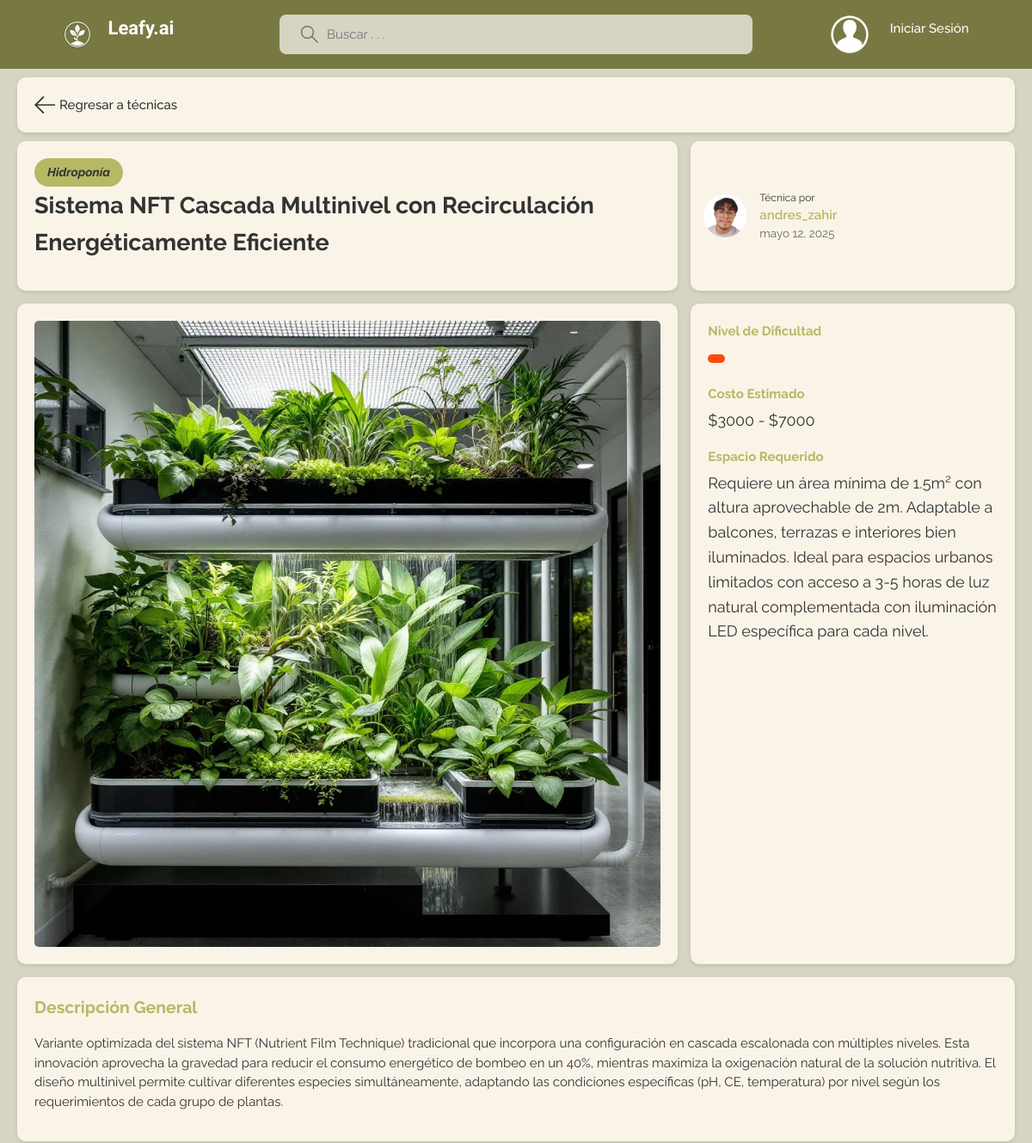
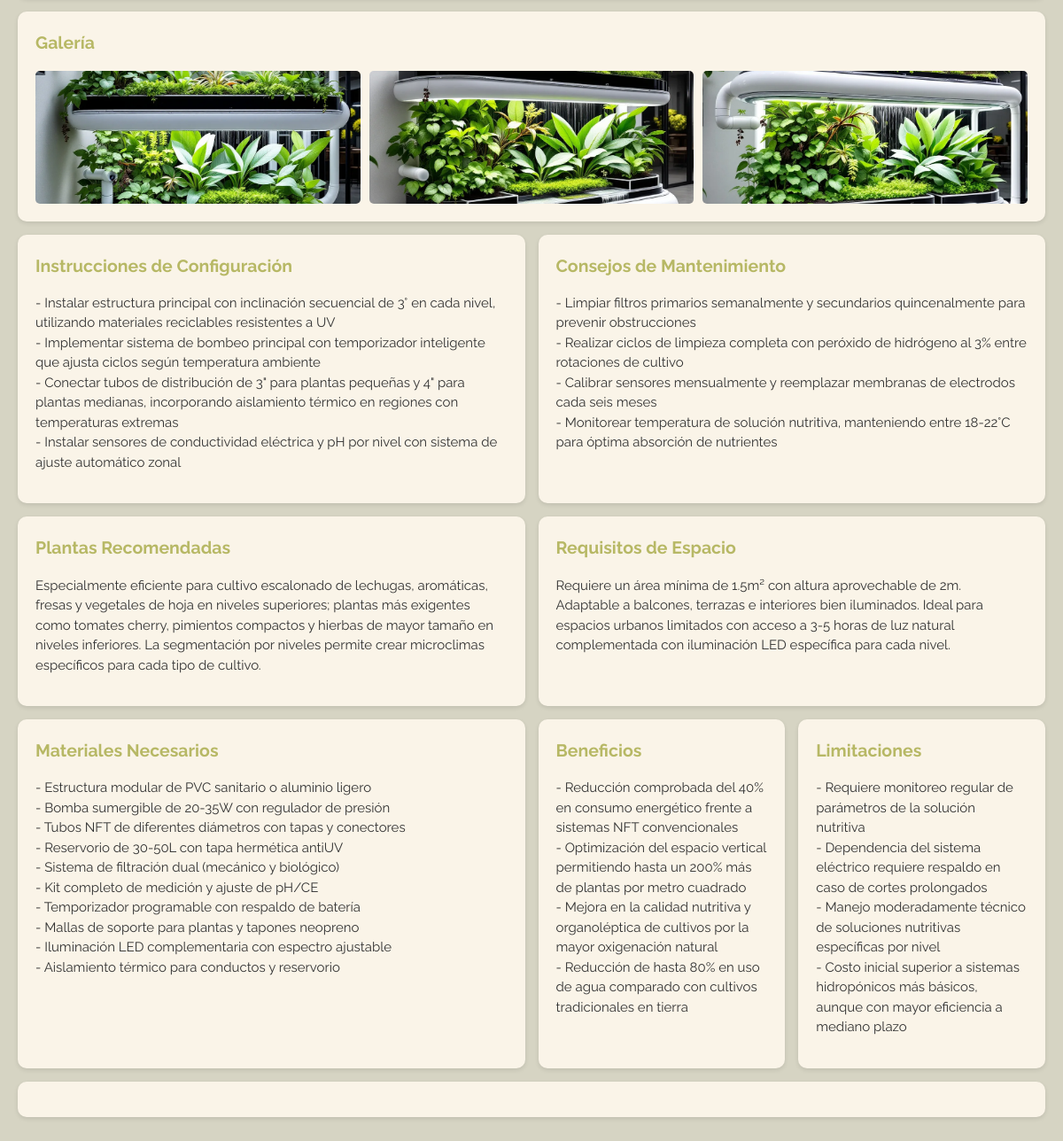
/technique/2/, run on the app's committed database (2 pictures, top to bottom).
### base/models.py (models this page shows, shortened)
class CultivationTechnique(models.Model):
    TECHNIQUE_CHOICES = (
        ('Vertical', 'Cultivo Vertical'),
        ('Pared', 'Cultivo en Pared'),
        ('Hidroponía', 'Hidroponía'),
        ('Materiales Reciclados', 'Materiales Reciclados'),
        ('Acuaponía', 'Acuaponía'),
        ('Otro', 'Otro'),
    )
    author = models.ForeignKey(User, on_delete=models.SET_NULL, null=True, related_name='techniques')
    name = models.CharField(max_length=50, choices=TECHNIQUE_CHOICES)
    title = models.CharField(max_length=100, help_text='A descriptive title for your technique', null=True, blank=True, default='Mi Técnica de Cultivo')
    description = models.TextField(help_text='General description of the cultivation technique')
    setup_instructions = models.TextField(help_text='Step-by-step instructions on how to set up this cultivation system')
    maintenance_tips = models.TextField(help_text='Tips for maintaining the cultivation system')
    recommended_plants = models.TextField(help_text='Types of plants that work well with this technique')
    space_requirements = models.TextField(help_text='Space requirements and ideal locations for this technique')
    difficulty_level = models.CharField(max_length=20, choices=PlantGuide.DIFFICULTY_CHOICES)
    estimated_cost = models.CharField(max_length=100, help_text='Estimated cost range for setting up this system')
    materials_needed = models.TextField(help_text='List of materials needed for this cultivation technique')
    benefits = models.TextField(help_text='Benefits of using this cultivation technique')
    limitations = models.TextField(help_text='Limitations or challenges of this technique')
    main_image = models.ImageField(upload_to='technique_images/', help_text='Main image showing the cultivation technique')
    image_second = models.ImageField(upload_to='technique_images/', blank=True, null=True, help_text='Second image of the technique')
    image_third = models.ImageField(upload_to='technique_images/', blank=True, null=True, help_text='Third image of the technique')
    image_fourth = models.ImageField(upload_to='technique_images/', blank=True, null=True, help_text='Fourth image of the technique')
    likes = models.ManyToManyField(User, related_name='technique_likes', blank=True)
    participants = models.ManyToManyField(User, related_name='technique_participants', blank=True)
    created = models.DateTimeField(auto_now_add=True)
    updated = models.DateTimeField(auto_now=True)
    class Meta:
        verbose_name = 'Cultivation Technique'
        verbose_name_plural = 'Cultivation Techniques'
        ordering = ['-created']

class User(AbstractUser):
    name = models.CharField(max_length=200, null=True)
    email = models.EmailField(unique=True, null=True)
    bio = models.TextField(null=True)
    avatar = models.ImageField(null=True, default="blue.jpg")
    USERNAME_FIELD = 'email'
    REQUIRED_FIELDS = []

### base/views.py (the view)
# urls.py: path('technique/<str:pk>/', views.techniqueDetail, name='technique'),
def techniqueDetail(request, pk):
    technique = get_object_or_404(CultivationTechnique, id=pk)
    context = {'technique': technique}
    return render(request, 'base/technique_detail.html', context)

### base/templates/base/technique_detail.html (shortened to what this page needs)
{% extends 'main.html' %}
{% block content %}
<div class="back-nav-container">
    <div class="card back-nav-card">
        <a href="{% url 'techniques' %}" class="back-nav-link">
            <svg version="1.1" xmlns="http://www.w3.org/2000/svg" width="24" height="24" viewBox="0 0 32 32" class="back-nav-icon">
                <title>Back to techniques</title>
                <path d="M13.723 2.286l-13.723 13.714 13.719 13.714 1.616-1.611-10.96-10.96h27.625v-2.286h-27.625l10.965-10.965-1.616-1.607z"></path>
            </svg>
            Regresar a técnicas
        </a>
    </div>
</div>
<div class="dashboard">
    <div class="card title-card">
        <div class="technique-type">{{ technique.name }}</div>
        <h1>{{ technique.title }}</h1>
    </div>
    <div class="card author-card">
        <div class="author-avatar">
            <img src="{{ technique.author.avatar.url }}" alt="Avatar del usuario">
        </div>
        <div class="author-details">
            <p class="author-label">Técnica por</p>
            <p class="author-name"><a href="{% url 'user-profile' technique.author.id %}" class="author-link">{{ technique.author.username }}</a></p>
            <p class="creation-date">{{ technique.created|date:"F d, Y" }}</p>
        </div>
    </div>
    <div class="card main-image-card">
        {% if technique.main_image %}
        <img src="{{ technique.main_image.url }}" alt="{{ technique.title }}">
        {% endif %}
    </div>
    <div class="card meta-info-card">
        <div class="meta-item">
            <div class="meta-label">Nivel de Dificultad</div>
            <div class="meta-value">
                <span class="difficulty-tag {% if technique.difficulty == 'Beginner' %}beginner{% elif technique.difficulty == 'Intermediate' %}intermediate{% else %}advanced{% endif %}">{{ technique.difficulty }}</span>
            </div>
        </div>
        <div class="meta-item">
            <div class="meta-label">Costo Estimado</div>
            <div class="meta-value">{{ technique.estimated_cost }}</div>
        </div>
        <div class="meta-item">
            <div class="meta-label">Espacio Requerido</div>
            <div class="meta-value">{{ technique.space_requirements }}</div>
        </div>
    </div>
    <div class="card description-card">
        <h2>Descripción General</h2>
        <p>{{ technique.description }}</p>
    </div>
    <div class="card gallery-card">
        <h2>Galería</h2>
        <div class="image-gallery">
            {% if technique.image_second %}
            <div class="gallery-item">
                <img src="{{ technique.image_second.url }}" alt="Detalle del sistema">
            </div>
            {% endif %}
            {% if technique.image_third %}
            <div class="gallery-item">
                <img src="{{ technique.image_third.url }}" alt="Plantas creciendo">
            </div>
            {% endif %}
            {% if technique.image_fourth %}
            <div class="gallery-item">
                <img src="{{ technique.image_fourth.url }}" alt="Sistema completo">
            </div>
            {% endif %}
        </div>
    </div>
    <div class="card setup-card">
        <h2>Instrucciones de Configuración</h2>
        {{ technique.setup_instructions|linebreaks }}
    </div>
    <div class="card maintenance-card">
        <h2>Consejos de Mantenimiento</h2>
        {{ technique.maintenance_tips|linebreaks }}
    </div>
    <div class="card plants-card">
        <h2>Plantas Recomendadas</h2>
        {{ technique.recommended_plants|linebreaks }}
    </div>
    <div class="card space-card">
        <h2>Requisitos de Espacio</h2>
        <p>{{ technique.space_requirements }}</p>
    </div>
    <div class="card materials-card">
        <h2>Materiales Necesarios</h2>
        {{ technique.materials_needed|linebreaks }}
    </div>
    <div class="card benefits-card">
        <h2>Beneficios</h2>
        {{ technique.benefits|linebreaks }}
    </div>
    <div class="card limitations-card">
        <h2>Limitaciones</h2>
        {{ technique.limitations|linebreaks }}
    </div>
    <div class="card actions-card">
    </div>
</div>
{% endblock %}

### static/styles/style.css (style rules this page uses)
* { font-family: 'Raleway', sans-serif; margin: 0; padding: 0; box-sizing: border-box; text-rendering: optimizeLegibility; font-size: inherit; }
html { font-size: 56.25%; }
@media only screen and (min-width: 1200px) { html { font-size: 62.5%; } }
body { line-height: 1.6; font-weight: 400; font-size: 1.5rem; color: var(--color-light-gray); gap: 3rem; background: var(--gradient-body-bg); min-height: 100vh; }
img { width: 100%; }
a { display: inline-block; color: var(--color-main); text-decoration: none; }

### static/styles/techniques.css (style rules this page uses)
.technique-type { flex: 1; text-align: right; color: var(--color-gray); font-style: italic; }

### static/styles/techniques-view.css (style rules this page uses)
.technique-type { background-color: var(--color-main); color: var(--color-light); padding: 0.2rem 0.4rem; border-radius: 3px; font-size: 1.4rem; display: inline-block; width: auto; max-width: max-content; }

### static/styles/technique-tags.css (style rules this page uses)
.technique-tag, .difficulty-tag { background-color: var(--color-primary); color: var(--color-light); padding: 5px 10px; border-radius: 5px; font-size: 0.85rem; cursor: pointer; transition: all 0.3s ease; }
.difficulty-tag.advanced { background-color: var(--color-error); }

### static/styles/base.css (style rules this page uses)
:root { --color-main: #b7b865; --color-main-light: #e0e1c5; --color-main-dark: #787942; --color-bone: #f1ede4; --color-bone-dark: #e8e3d9; --color-bone-light: #f9f8f5; --color-green-light: #c8eac8; --color-dark: #faf4e8; --color-dark-medium: #e8e6d6; --color-dark-light: #d6d4c3; --color-light: #333333; --color-gray: #666666; --color-light-gray: #68695b; --color-bg: #d6d4c3; --color-success: #5dd693; --color-error: #fc4b0b; --gradient-body-bg: linear-gradient(0deg, var(--color-dark) 0%, var(--color-dark-medium) 21%, var(--color-dark-light) 38%, var(--color-dark) 48%, var(--color-dark-medium) 66%, var(--color-dark-light) 82%, var(--color-dark) 91%, var(--color-dark-medium) 100%); --gradient-room-topic-bg: var(--color-main); --color-dropdown-bg: #a5a660; --color-border-techniques: rgba(182,183,107,1); --color-border-techniques-faint: rgba(182,183,107,0.15); --color-border-techniques-light: rgba(182,183,107,0.3); --color-box-shadow-dark: rgba(234, 232, 250, 0.2); --color-focus-ring: rgba(182, 183, 107, 0.2); --gradient-btn-shadow-hover: linear-gradient(to right, #c7c87e, #d5d68f); --border-radius: 0.7rem; --links: rgba(100, 187, 183, 1); }
* { font-family: 'Raleway', sans-serif; margin: 0; padding: 0; box-sizing: border-box; text-rendering: optimizeLegibility; font-size: inherit; }
html { font-size: 56.25%; }
@media only screen and (min-width: 1200px) { html { font-size: 62.5%; } }
body { line-height: 1.6; font-weight: 400; font-size: 1.5rem; color: var(--color-light-gray); gap: 3rem; background: var(--color-bg); min-height: 100vh; }
img { width: 100%; }
a { display: inline-block; color: var(--color-main); text-decoration: none; }

### data on the page
CultivationTechnique: name "Hidroponía", title "Sistema NFT Cascada Multinivel con Recirculación Energéticamente Eficiente", author.avatar (picture), author.username "andres_zahir", created "mayo 12, 2025", main_image (picture), estimated_cost "$3000 - $7000", space_requirements "Requiere un área mínima de 1.5m² con altura aprovechable de 2m. Adaptable a balcones, terrazas e interiores bien iluminados. Ideal para espacios urbanos limitados con acceso a 3-5 horas de luz natural complementada con iluminación LED específica para cada nivel.", description "Variante optimizada del sistema NFT (Nutrient Film Technique) tradicional que incorpora una configuración en cascada escalonada con múltiples niveles. Esta innovación aprovecha la gravedad para reducir el consumo energético de bombeo en un 40%, mientras maximiza la oxigenación natural de la solución nutritiva. El diseño multinivel permite cultivar diferentes especies simultáneamente, adaptando las condiciones específicas (pH, CE, temperatura) por nivel según los requerimientos de cada grupo de plantas.", image_second (picture), image_third (picture), image_fourth (picture), setup_instructions "- Instalar estructura principal con inclinación secuencial de 3° en cada nivel, utilizando materiales reciclables resistentes a UV - Implementar sistema de bombeo principal con temporizador inteligente que ajusta ciclos según temperatura ambiente - Conectar tubos de distribución de 3\" para plantas pequeñas y 4\" para plantas medianas, incorporando aislamiento térmico en regiones con temperaturas extremas - Instalar sensores de conductividad eléctrica y pH por nivel con sistema de ajuste automático zonal", maintenance_tips "- Limpiar filtros primarios semanalmente y secundarios quincenalmente para prevenir obstrucciones - Realizar ciclos de limpieza completa con peróxido de hidrógeno al 3% entre rotaciones de cultivo - Calibrar sensores mensualmente y reemplazar membranas de electrodos cada seis meses - Monitorear temperatura de solución nutritiva, manteniendo entre 18-22°C para óptima absorción de nutrientes", recommended_plants "Especialmente eficiente para cultivo escalonado de lechugas, aromáticas, fresas y vegetales de hoja en niveles superiores; plantas más exigentes como tomates cherry, pimientos compactos y hierbas de mayor tamaño en niveles inferiores. La segmentación por niveles permite crear microclimas específicos para cada tipo de cultivo.", materials_needed "- Estructura modular de PVC sanitario o aluminio ligero - Bomba sumergible de 20-35W con regulador de presión - Tubos NFT de diferentes diámetros con tapas y conectores - Reservorio de 30-50L con tapa hermética antiUV - Sistema de filtración dual (mecánico y biológico) - Kit completo de medición y ajuste de pH/CE - Temporizador programable con respaldo de batería - Mallas de soporte para plantas y tapones neopreno - Iluminación LED complementaria con espectro ajustable - Aislamiento térmico para conductos y reservorio", benefits "- Reducción comprobada del 40% en consumo energético frente a sistemas NFT convencionales - Optimización del espacio vertical permitiendo hasta un 200% más de plantas por metro cuadrado - Mejora en la calidad nutritiva y organoléptica de cultivos por la mayor oxigenación natural - Reducción de hasta 80% en uso de agua comparado con cultivos tradicionales en tierra", limitations "- Requiere monitoreo regular de parámetros de la solución nutritiva - Dependencia del sistema eléctrico requiere respaldo en caso de cortes prolongados - Manejo moderadamente técnico de soluciones nutritivas específicas por nivel - Costo inicial superior a sistemas hidropónicos más básicos, aunque con mayor eficiencia a mediano plazo"
